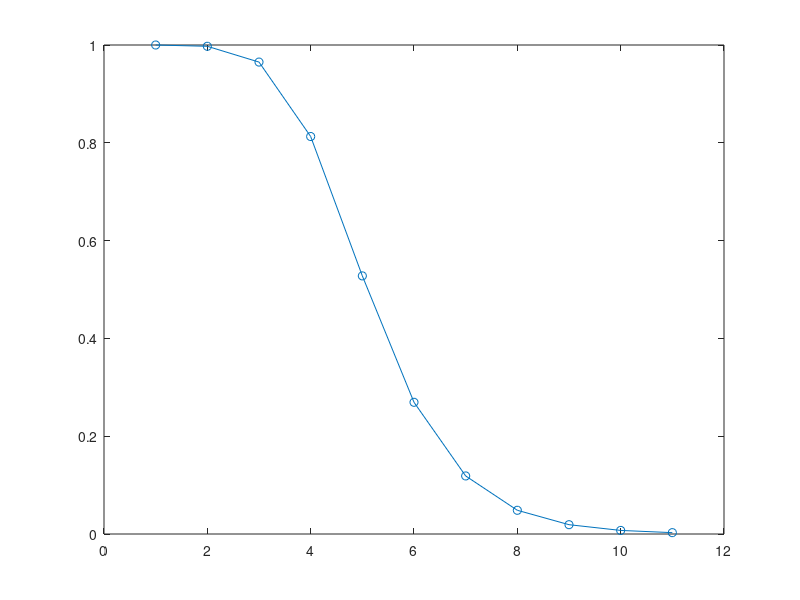

This chart was generated by the following MATLAB code:
close all
clear all
clc

%%%codice per valutare andamento di gamma (con metodo del cyton 2011)
%(rapporto di integrali di normali)

X = 0:1:10  %ogni x qui rappresenta una generazione -> dalla gen 0 in x(1) fino a gen i in x(i+1)

y = [0.003, 0.025, 0.075, 0.16, 0.3075, 0.5, 0.7, 0.84, 0.945, 0.98, 0.996];  %stima della cdf della N(m=5, sig=2)

y = 1-y; %in realtà nel paper è definita diversamente come 1-cdf (in quanto è simmetrica)

gi = zeros(11,1);  %ogni gi rappresenta la frazione gamma associata con gi(1) = gamma_0 che non viene calcolata!! (metto a 1 di default)

gi(1) = 1;
for i = 2:length(y)-1  %(mi fermo prima di sforare la lunghezza del vettore)
    gi(i) = y(i+1)/y(i); 
end

gi'
%profilo di gamma_i
plot(X,gi,'-o')


%NON è strettamente decrescente!! cosa che non era assolutamente detta!
%(eravamo sicuri che fosse sempre <1) ma strettamente decrescente non si
%poteva dire...dipende dal rapporto tra un integrale e il successivo

%ok usiamo questo come tentativo:
%gi = [1.0000    0.9487    0.9081    0.8244    0.7220    0.6000    0.5333    0.3438    0.3636    0.2000];


%%%%%%%%NUOVO: 
%passare a usare distribuzioni (con var. più piccola) (e media + avanti?)
%+ gestiore come sequenza di rapporti

pd = makedist('Normal','mu', 4.8, 'sigma', 1); 

%VARIABILI DI SIMULAZIONE
%tot_temp = tmax;  %tempo finale di simulazione
%step_camp = N_step;  %numero di passi simulativi => finezza della simulazione
step_camp = 500;

%VARIABILI DI ALLINEAMENTO DISTRIBUZIONE
%al variare della distribuzione definiamo con questi due valori il punto
%fisso (iter ; tempo) della pdf. (per il corretto allineamento temporale)
%DA FARE UNA VOLTA SOLA! (si sceglie una distrib. "guida" e la si usa per tutta la simulaz.)
%assolut = 1000; 
%time = 80;

%predispongo il campionamento della distribuzione
%maxxx = tot_temp*assolut/time;
maxxx = 20;
lens = maxxx/step_camp;
minnn = 0;
x = (minnn:lens:maxxx-lens)';  %dovrei avere un numero di campioni pari al numero di passi simulativi
l=length(x);

%ottengo distribuzione
y = pdf(pd,x);
sy = sum(y);

%assegno la pdf normalizzata
gamma = y/(sy*lens);

plot(x,gamma,'-*')

Cgamma = gamma(1)*lens;
for t = 2:step_camp
    Cgamma(end+1) = Cgamma(end) + gamma(t)*lens;
end

Cgamma = 1 - Cgamma

plot(x,Cgamma,'-o')


rapport = 1;
for i = 1:10
    rapport(end+1) = Cgamma(x==(i+1))/Cgamma(x==i);
end

plot(rapport, '-o')

rapport

%rifacendo i calcoli viene monotona -> errore mio prima
%provo ad usare questo andamento per il fit dei dati
% [1.0000    1.0000    0.9986    0.9776    0.8569    0.5882    0.3127    0.1409    0.0582    0.0230    0.0089]
%deriva da N(m=6,sig=1)

%cambiato dopo aver guardato le distrib. sul paper 2011
%--> N(m=4.8, sig=1)
%[1.0000    0.9974    0.9651    0.8128    0.5278    0.2693    0.1187    0.0485    0.0190    0.0073    0.0028]

